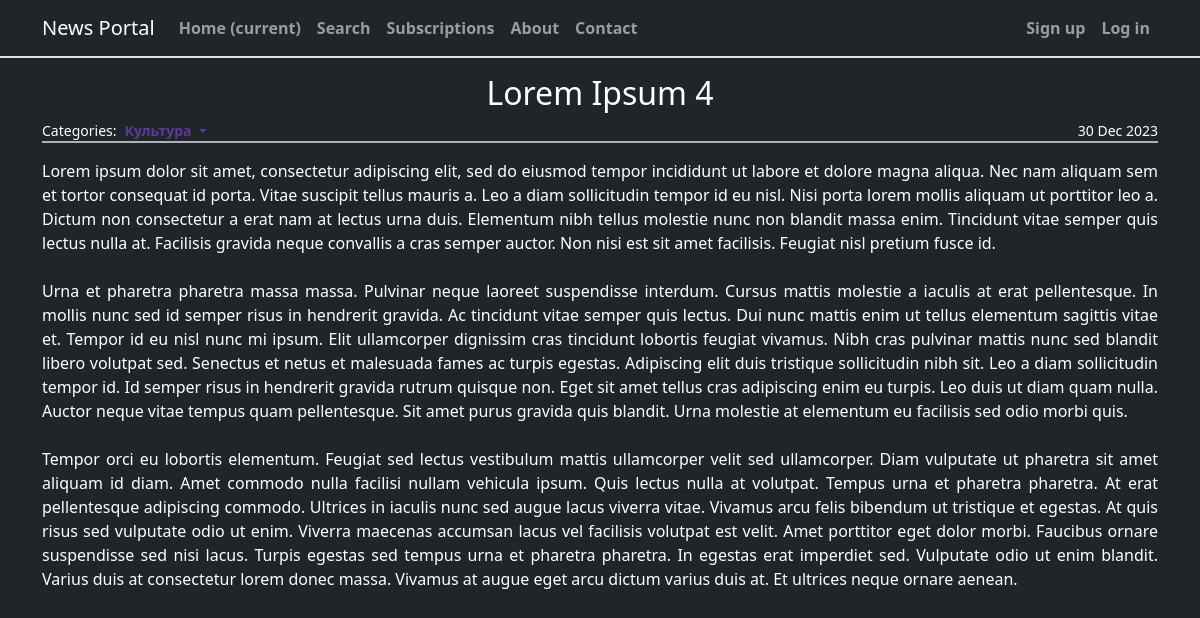
The app's page /news/48 with its own data.
### news/models.py (models this page shows, shortened)
class Post(models.Model):
    ARTICLE = 'ar'
    NEWS = 'nw'
    TYPE = [
        (ARTICLE, 'Article'),
        (NEWS, 'News')
    ]
    author = models.ForeignKey(Author, on_delete=models.CASCADE)
    type = models.CharField(max_length=2,
                            choices=TYPE,
                            default=NEWS)
    created = models.DateTimeField(auto_now_add=True)
    category = models.ManyToManyField(Category, through='PostCategory')
    heading = models.CharField(max_length=200)
    text = models.TextField()
    rating = models.IntegerField(default=0)

class Category(models.Model):
    name = models.CharField(max_length=200, unique=True)

### news/views.py (the view, shortened to what this page needs)
# urls.py: path('<int:pk>', PostDetail.as_view(), name='post_detail'),
class PostDetail(DetailView):
    model = Post
    template_name = 'post.html'
    context_object_name = 'post'
    def get_context_data(self, *, object_list=None, **kwargs):
        context = super().get_context_data()
        return context
    def get_object(self, *args, **kwargs):
        obj = cache.get(f'post-{self.kwargs["pk"]}', None)
        if not obj:
            obj = super().get_object()
            cache.set(f'post-{self.kwargs["pk"]}', obj)
        return obj

### news/templatetags/custom_filters.py (called while the page is built)
@register.filter()
def censor(text):
    if not isinstance(text, str):
        raise ValueError('Подвергать цензуре можно только строки!')
    matches = []
    for taboo in TABOO_WORDS:
        matches.extend(re.findall(taboo, text, flags=re.IGNORECASE))
    for match in set(matches):
        text = re.sub(match, f'{match[0] + len(match[1:]) * "*"}', text)
    return text

### templates/post.html (shortened to what this page needs)
{% extends 'flatpages/default.html'%}
{% load custom_filters %}
{% block content %}
<h2 class="mt-3 mb-2">{{post.heading|censor}}</h2>
<div class="text-bg-dark justify-content-between d-flex">
    <div class="list-group-item text-bg-dark d-flex justify-content-start border-bottom-0 dropdown small">
        Categories:{% for cat in post.category.all %}
        <a class="link-purple text-decoration-none fw-bold ms-2 me-2 dropdown-toggle opacity-75" role="button" data-bs-toggle="dropdown" aria-expanded="false">
            {{ cat.name }}
        </a>
        {% endfor %}
    </div>
    <small class="text-bg-dark align-self-end">
        {{ post.created|date:'d M Y' }}
    </small>
</div>
<hr class="border border-1 opacity-75 mt-0">
<p style="text-align:justify">{{post.text|censor|linebreaksbr}}</p>
{% endblock content %}

### records on screen
Post: heading|censor "Lorem Ipsum 4", created "30 Dec 2023", text|censor "Lorem ipsum dolor sit amet, consectetur adipiscing elit, sed do eiusmod tempor incididunt ut labore et dolore magna aliqua. Nec nam aliquam sem et tortor consequat id porta. Vitae suscipit tellus mauris a. Leo a diam sollicitudin tempor id eu nisl. Nisi porta lorem mollis aliquam ut porttitor leo a. Dictum non consectetur a erat nam at lectus urna duis. Elementum nibh tellus molestie nunc non blandit massa enim. Tincidunt vitae semper quis lectus nulla at. Facilisis gravida neque convallis a cras semper auctor. Non nisi est sit amet facilisis. Feugiat nisl pretium fusce id. Urna et pharetra pharetra massa massa. Pulvinar neque laoreet suspendisse interdum. Cursus mattis molestie a iaculis…"
Category: name "Культура"
